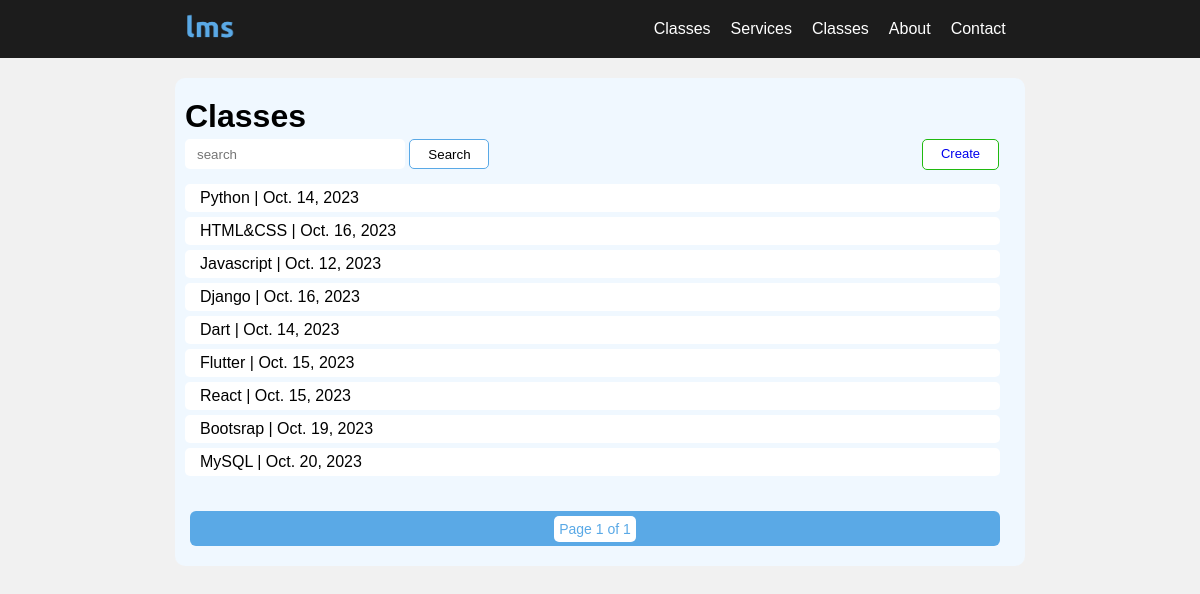
/classes/?page=2, run on an earlier commit of the app's database.
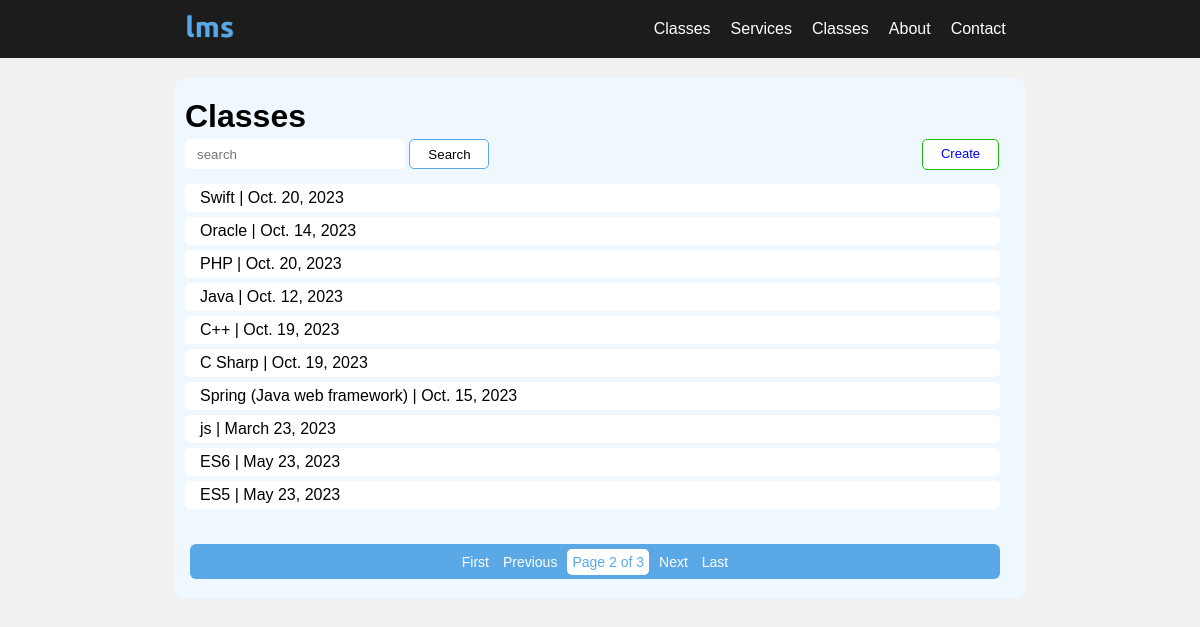
And on a later commit of the database.
### lms_app/models.py (models this page shows, shortened)
class Cls(models.Model):
    name = models.CharField(max_length=45)
    time = models.CharField(max_length=45)
    started_date = models.DateField()

### lms_app/views.py (the view)
# urls.py: path('classes/', views.classes,name='classes'),
def classes(request):
    course_classes = Cls.objects.all()
    name = request.GET.get('search')
    if name != '' and name is not None:
        course_classes = course_classes.filter(name__icontains=name)
    paginator = Paginator(course_classes,10)
    page = request.GET.get('page')
    course_classes = paginator.get_page(page)
    return render(request,'lms_app/classes.html',{"course_classes":course_classes})

### lms_app/templates/lms_app/classes.html (shortened to what this page needs)
{% load static %}
<!DOCTYPE html>
<html lang="en">
<head>
    <link rel="stylesheet" href="{% static 'css/classes.css' %}">
</head>
<body>
    {% include 'partials/_nav.html' %}
    <div class="container">
        <div class="clases">
            <h1>Classes</h1>
            <div class="first">
                <form method="GET">
                    <input type="search" name="search" placeholder="search">
                    <button type="submit">Search</button>
                </form>
                <a href="{% url 'create' %}" id="add">Create</a>
            </div>
            <div class="Class">
                {% for item in course_classes %}
                <a href="{% url 'detail' item.id %}" id="class">{{item.name}} | {{item.started_date}}</a>
                {% endfor %}
            </div>
            <div class="paginator">
                <div class="one">
                    {% if course_classes.has_previous %}
                    <a href="?page=1">First</a>
                    <a href="?page={{ course_classes.previous_page_number }}">Previous</a>
                    {% endif %}
                </div>
                <p> Page {{ course_classes.number }} of {{ course_classes.paginator.num_pages }}</p>
                <div class="two">
                    {% if course_classes.has_next %}
                    <a href="?page={{ course_classes.next_page_number }}">Next</a>
                    <a href="?page={{ course_classes.paginator.num_pages }}">Last</a>
                    {% endif %}
                </div>
            </div>
        </div>
    </div>
</body>
</html>

What changed in the data, as far as the page shows it:
no longer on this page (row unchanged): Cls: name "Python", started_date "Oct. 14, 2023"
no longer on this page (row unchanged): Cls: name "HTML&CSS", started_date "Oct. 16, 2023"
no longer on this page (row unchanged): Cls: name "Javascript", started_date "Oct. 12, 2023"
no longer on this page (row unchanged): Cls: name "Django", started_date "Oct. 16, 2023"
no longer on this page (row unchanged): Cls: name "Dart", started_date "Oct. 14, 2023"
no longer on this page (row unchanged): Cls: name "Flutter", started_date "Oct. 15, 2023"
no longer on this page (row unchanged): Cls: name "React", started_date "Oct. 15, 2023"
no longer on this page (row unchanged): Cls: name "Bootsrap", started_date "Oct. 19, 2023"
no longer on this page (row unchanged): Cls: name "MySQL", started_date "Oct. 20, 2023"
added Cls: name "Swift", started_date "Oct. 20, 2023"
added Cls: name "Oracle", started_date "Oct. 14, 2023"
added Cls: name "PHP", started_date "Oct. 20, 2023"
added Cls: name "Java", started_date "Oct. 12, 2023"
added Cls: name "C++", started_date "Oct. 19, 2023"
added Cls: name "C Sharp", started_date "Oct. 19, 2023"
added Cls: name "Spring (Java web framework)", started_date "Oct. 15, 2023"
added Cls: name "js", started_date "March 23, 2023"
added Cls: name "ES6", started_date "May 23, 2023"
added Cls: name "ES5", started_date "May 23, 2023"
Also different on the page:
{{ course_classes.number }}: "1" → "2"
{{ course_classes.paginator.num_pages }}: "1" → "3"
text now shown: "First Previous Next Last"
